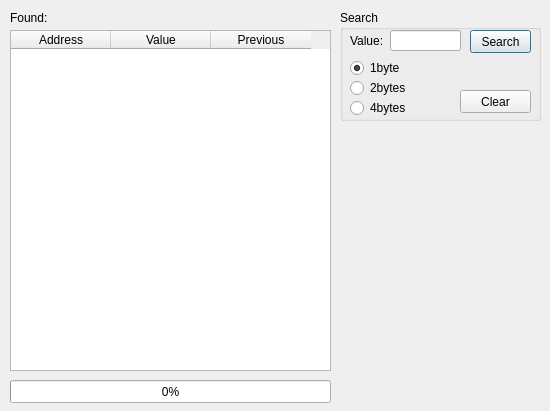
<?xml version="1.0" encoding="UTF-8"?>
<ui version="4.0">
 <class>RAMInfoDialog</class>
 <widget class="QDialog" name="RAMInfoDialog">
  <property name="enabled">
   <bool>true</bool>
  </property>
  <property name="geometry">
   <rect>
    <x>0</x>
    <y>0</y>
    <width>550</width>
    <height>411</height>
   </rect>
  </property>
  <property name="minimumSize">
   <size>
    <width>550</width>
    <height>411</height>
   </size>
  </property>
  <property name="maximumSize">
   <size>
    <width>550</width>
    <height>411</height>
   </size>
  </property>
  <property name="windowTitle">
   <string>RAM info - MelonDS - Ixranium Fork</string>
  </property>
  <property name="modal">
   <bool>false</bool>
  </property>
  <widget class="QGroupBox" name="groupBox">
   <property name="geometry">
    <rect>
     <x>340</x>
     <y>10</y>
     <width>201</width>
     <height>111</height>
    </rect>
   </property>
   <property name="title">
    <string>Search</string>
   </property>
   <widget class="QPushButton" name="btnSearch">
    <property name="geometry">
     <rect>
      <x>130</x>
      <y>20</y>
      <width>61</width>
      <height>23</height>
     </rect>
    </property>
    <property name="text">
     <string>Search</string>
    </property>
   </widget>
   <widget class="QLineEdit" name="txtSearch">
    <property name="geometry">
     <rect>
      <x>50</x>
      <y>20</y>
      <width>71</width>
      <height>21</height>
     </rect>
    </property>
    <property name="maxLength">
     <number>5</number>
    </property>
   </widget>
   <widget class="QPushButton" name="btnClear">
    <property name="geometry">
     <rect>
      <x>120</x>
      <y>80</y>
      <width>71</width>
      <height>23</height>
     </rect>
    </property>
    <property name="text">
     <string>Clear</string>
    </property>
   </widget>
   <widget class="QLabel" name="labelValue">
    <property name="geometry">
     <rect>
      <x>10</x>
      <y>20</y>
      <width>41</width>
      <height>21</height>
     </rect>
    </property>
    <property name="text">
     <string>Value:</string>
    </property>
   </widget>
   <widget class="QRadioButton" name="radiobtn1byte">
    <property name="geometry">
     <rect>
      <x>10</x>
      <y>50</y>
      <width>90</width>
      <height>16</height>
     </rect>
    </property>
    <property name="text">
     <string>1byte</string>
    </property>
    <property name="checked">
     <bool>true</bool>
    </property>
   </widget>
   <widget class="QRadioButton" name="radiobtn2bytes">
    <property name="geometry">
     <rect>
      <x>10</x>
      <y>70</y>
      <width>90</width>
      <height>16</height>
     </rect>
    </property>
    <property name="text">
     <string>2bytes</string>
    </property>
   </widget>
   <widget class="QRadioButton" name="radiobtn4bytes">
    <property name="geometry">
     <rect>
      <x>10</x>
      <y>90</y>
      <width>90</width>
      <height>16</height>
     </rect>
    </property>
    <property name="text">
     <string>4bytes</string>
    </property>
   </widget>
  </widget>
  <widget class="QProgressBar" name="progressBar">
   <property name="geometry">
    <rect>
     <x>10</x>
     <y>380</y>
     <width>321</width>
     <height>23</height>
    </rect>
   </property>
   <property name="maximum">
    <number>100</number>
   </property>
   <property name="value">
    <number>0</number>
   </property>
   <property name="alignment">
    <set>Qt::AlignCenter</set>
   </property>
   <property name="textVisible">
    <bool>true</bool>
   </property>
   <property name="format">
    <string>%p%</string>
   </property>
  </widget>
  <widget class="QTableWidget" name="ramTable">
   <property name="geometry">
    <rect>
     <x>10</x>
     <y>30</y>
     <width>321</width>
     <height>341</height>
    </rect>
   </property>
   <property name="minimumSize">
    <size>
     <width>321</width>
     <height>341</height>
    </size>
   </property>
   <property name="maximumSize">
    <size>
     <width>321</width>
     <height>341</height>
    </size>
   </property>
   <property name="editTriggers">
    <set>QAbstractItemView::AnyKeyPressed|QAbstractItemView::DoubleClicked</set>
   </property>
   <property name="alternatingRowColors">
    <bool>true</bool>
   </property>
   <property name="selectionBehavior">
    <enum>QAbstractItemView::SelectRows</enum>
   </property>
   <attribute name="verticalHeaderVisible">
    <bool>false</bool>
   </attribute>
   <attribute name="verticalHeaderMinimumSectionSize">
    <number>16</number>
   </attribute>
   <attribute name="verticalHeaderDefaultSectionSize">
    <number>16</number>
   </attribute>
   <column>
    <property name="text">
     <string>Address</string>
    </property>
   </column>
   <column>
    <property name="text">
     <string>Value</string>
    </property>
   </column>
   <column>
    <property name="text">
     <string>Previous</string>
    </property>
   </column>
  </widget>
  <widget class="QLabel" name="txtFound">
   <property name="geometry">
    <rect>
     <x>10</x>
     <y>10</y>
     <width>101</width>
     <height>16</height>
    </rect>
   </property>
   <property name="text">
    <string>Found:</string>
   </property>
  </widget>
 </widget>
 <tabstops>
  <tabstop>ramTable</tabstop>
  <tabstop>txtSearch</tabstop>
  <tabstop>btnSearch</tabstop>
  <tabstop>radiobtn1byte</tabstop>
  <tabstop>radiobtn2bytes</tabstop>
  <tabstop>radiobtn4bytes</tabstop>
  <tabstop>btnClear</tabstop>
 </tabstops>
 <resources/>
 <connections/>
</ui>
